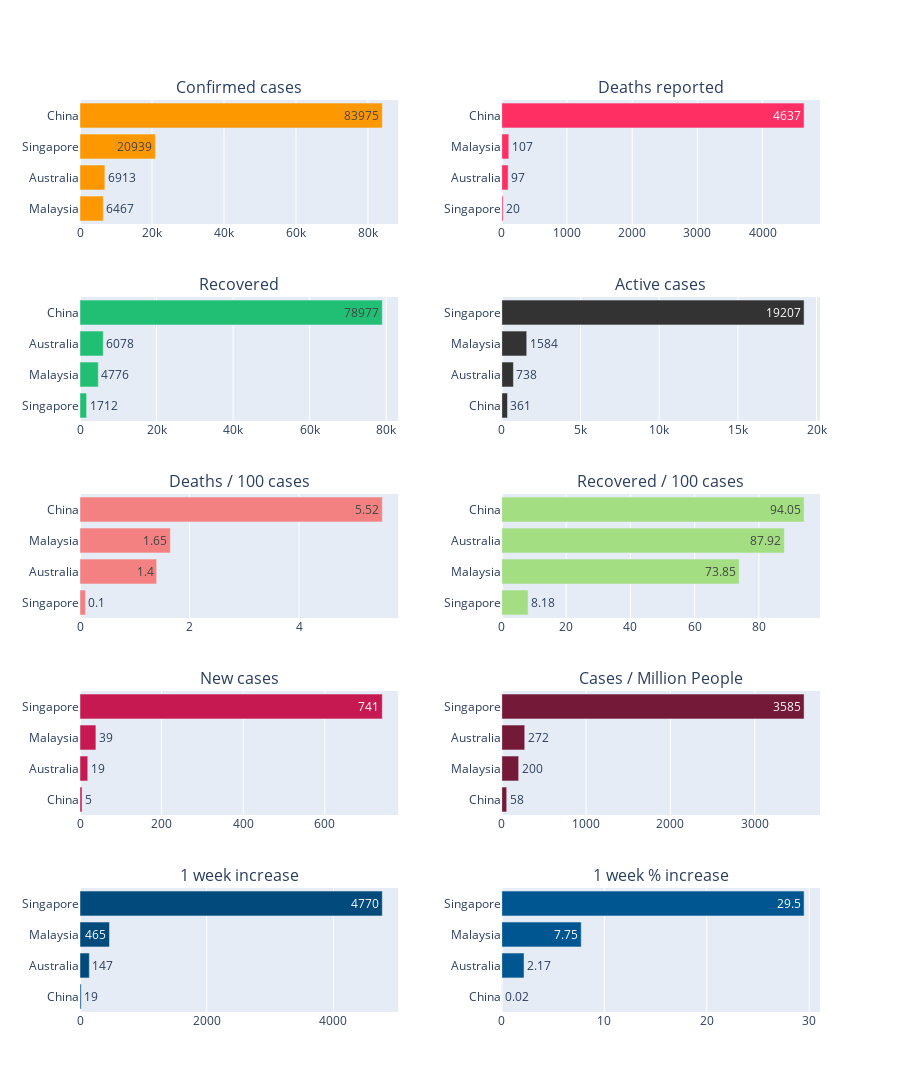

The cell this chart's notebook holds for it:
### Markdown cell above
# Top Countries

### Code cell
# confirmed - deaths
fig_c = px.bar(country_wise.sort_values('Confirmed').tail(15), x="Confirmed", y="Country/Region", 
               text='Confirmed', orientation='h', color_discrete_sequence = [act])
fig_d = px.bar(country_wise.sort_values('Deaths').tail(15), x="Deaths", y="Country/Region", 
               text='Deaths', orientation='h', color_discrete_sequence = [dth])

# recovered - active
fig_r = px.bar(country_wise.sort_values('Recovered').tail(15), x="Recovered", y="Country/Region", 
               text='Recovered', orientation='h', color_discrete_sequence = [rec])
fig_a = px.bar(country_wise.sort_values('Active').tail(15), x="Active", y="Country/Region", 
               text='Active', orientation='h', color_discrete_sequence = ['#333333'])

# death - recoverd / 100 cases
fig_dc = px.bar(country_wise.sort_values('Deaths / 100 Cases').tail(15), x="Deaths / 100 Cases", y="Country/Region", 
               text='Deaths / 100 Cases', orientation='h', color_discrete_sequence = ['#f38181'])
fig_rc = px.bar(country_wise.sort_values('Recovered / 100 Cases').tail(15), x="Recovered / 100 Cases", y="Country/Region", 
               text='Recovered / 100 Cases', orientation='h', color_discrete_sequence = ['#a3de83'])

# new cases - cases per million people
fig_nc = px.bar(country_wise.sort_values('New cases').tail(15), x="New cases", y="Country/Region", 
               text='New cases', orientation='h', color_discrete_sequence = ['#c61951'])
temp = country_wise[country_wise['Population']>1000000]
fig_p = px.bar(temp.sort_values('Cases / Million People').tail(15), x="Cases / Million People", y="Country/Region", 
               text='Cases / Million People', orientation='h', color_discrete_sequence = ['#741938'])

# week change, percent increase
fig_wc = px.bar(country_wise.sort_values('1 week change').tail(15), x="1 week change", y="Country/Region", 
               text='1 week change', orientation='h', color_discrete_sequence = ['#004a7c'])
temp = country_wise[country_wise['Confirmed']>100]
fig_pi = px.bar(temp.sort_values('1 week % increase').tail(15), x="1 week % increase", y="Country/Region", 
               text='1 week % increase', orientation='h', color_discrete_sequence = ['#005691'], 
                hover_data=['Confirmed last week', 'Confirmed'])


# plot
fig = make_subplots(rows=5, cols=2, shared_xaxes=False, horizontal_spacing=0.14, vertical_spacing=0.08,
                    subplot_titles=('Confirmed cases', 'Deaths reported', 'Recovered', 'Active cases', 
                                    'Deaths / 100 cases', 'Recovered / 100 cases', 'New cases', 
                                    'Cases / Million People', '1 week increase', '1 week % increase'))

fig.add_trace(fig_c['data'][0], row=1, col=1)
fig.add_trace(fig_d['data'][0], row=1, col=2)
fig.add_trace(fig_r['data'][0], row=2, col=1)
fig.add_trace(fig_a['data'][0], row=2, col=2)

fig.add_trace(fig_dc['data'][0], row=3, col=1)
fig.add_trace(fig_rc['data'][0], row=3, col=2)
fig.add_trace(fig_nc['data'][0], row=4, col=1)
fig.add_trace(fig_p['data'][0], row=4, col=2)

fig.add_trace(fig_wc['data'][0], row=5, col=1)
fig.add_trace(fig_pi['data'][0], row=5, col=2)


fig.update_layout(height=3000)

### Figure 1 — Plotly figure (JSON) as saved in the notebook; plotly's stock layout.template omitted (floating-point values rounded to 4 significant figures)
{"data": [{"alignmentgroup": "True", "hovertemplate": "Confirmed=%{text}<br>Country/Region=%{y}<extra></extra>", "legendgroup": "", "marker": {"color": "#fe9801"}, "name": "", "offsetgroup": "", "orientation": "h", "showlegend": false, "text": [6467, 6913, 20939, 83975], "textposition": "auto", "type": "bar", "x": [6467, 6913, 20939, 83975], "xaxis": "x", "y": ["Malaysia", "Australia", "Singapore", "China"], "yaxis": "y"}, {"alignmentgroup": "True", "hovertemplate": "Deaths=%{text}<br>Country/Region=%{y}<extra></extra>", "legendgroup": "", "marker": {"color": "#ff2e63"}, "name": "", "offsetgroup": "", "orientation": "h", "showlegend": false, "text": [20, 97, 107, 4637], "textposition": "auto", "type": "bar", "x": [20, 97, 107, 4637], "xaxis": "x2", "y": ["Singapore", "Australia", "Malaysia", "China"], "yaxis": "y2"}, {"alignmentgroup": "True", "hovertemplate": "Recovered=%{text}<br>Country/Region=%{y}<extra></extra>", "legendgroup": "", "marker": {"color": "#21bf73"}, "name": "", "offsetgroup": "", "orientation": "h", "showlegend": false, "text": [1712, 4776, 6078, 78977], "textposition": "auto", "type": "bar", "x": [1712, 4776, 6078, 78977], "xaxis": "x3", "y": ["Singapore", "Malaysia", "Australia", "China"], "yaxis": "y3"}, {"alignmentgroup": "True", "hovertemplate": "Active=%{text}<br>Country/Region=%{y}<extra></extra>", "legendgroup": "", "marker": {"color": "#333333"}, "name": "", "offsetgroup": "", "orientation": "h", "showlegend": false, "text": [361, 738, 1584, 19207], "textposition": "auto", "type": "bar", "x": [361, 738, 1584, 19207], "xaxis": "x4", "y": ["China", "Australia", "Malaysia", "Singapore"], "yaxis": "y4"}, {"alignmentgroup": "True", "hovertemplate": "Deaths / 100 Cases=%{text}<br>Country/Region=%{y}<extra></extra>", "legendgroup": "", "marker": {"color": "#f38181"}, "name": "", "offsetgroup": "", "orientation": "h", "showlegend": false, "text": [0.1, 1.4, 1.65, 5.52], "textposition": "auto", "type": "bar", "x": [0.1, 1.4, 1.65, 5.52], "xaxis": "x5", "y": ["Singapore", "Australia", "Malaysia", "China"], "yaxis": "y5"}, {"alignmentgroup": "True", "hovertemplate": "Recovered / 100 Cases=%{text}<br>Country/Region=%{y}<extra></extra>", "legendgroup": "", "marker": {"color": "#a3de83"}, "name": "", "offsetgroup": "", "orientation": "h", "showlegend": false, "text": [8.18, 73.85, 87.92, 94.05], "textposition": "auto", "type": "bar", "x": [8.18, 73.85, 87.92, 94.05], "xaxis": "x6", "y": ["Singapore", "Malaysia", "Australia", "China"], "yaxis": "y6"}, {"alignmentgroup": "True", "hovertemplate": "New cases=%{text}<br>Country/Region=%{y}<extra></extra>", "legendgroup": "", "marker": {"color": "#c61951"}, "name": "", "offsetgroup": "", "orientation": "h", "showlegend": false, "text": [5, 19, 39, 741], "textposition": "auto", "type": "bar", "x": [5, 19, 39, 741], "xaxis": "x7", "y": ["China", "Australia", "Malaysia", "Singapore"], "yaxis": "y7"}, {"alignmentgroup": "True", "hovertemplate": "Cases / Million People=%{text}<br>Country/Region=%{y}<extra></extra>", "legendgroup": "", "marker": {"color": "#741938"}, "name": "", "offsetgroup": "", "orientation": "h", "showlegend": false, "text": [58, 200, 272, 3585], "textposition": "auto", "type": "bar", "x": [58, 200, 272, 3585], "xaxis": "x8", "y": ["China", "Malaysia", "Australia", "Singapore"], "yaxis": "y8"}, {"alignmentgroup": "True", "hovertemplate": "1 week change=%{text}<br>Country/Region=%{y}<extra></extra>", "legendgroup": "", "marker": {"color": "#004a7c"}, "name": "", "offsetgroup": "", "orientation": "h", "showlegend": false, "text": [19, 147, 465, 4770], "textposition": "auto", "type": "bar", "x": [19, 147, 465, 4770], "xaxis": "x9", "y": ["China", "Australia", "Malaysia", "Singapore"], "yaxis": "y9"}, {"alignmentgroup": "True", "customdata": [[83956, 83975], [6766, 6913], [6002, 6467], [16169, 20939]], "hovertemplate": "1 week % increase=%{text}<br>Country/Region=%{y}<br>Confirmed last week=%{customdata[0]}<br>Confirmed=%{customdata[1]}<extra></extra>", "legendgroup": "", "marker": {"color": "#005691"}, "name": "", "offsetgroup": "", "orientation": "h", "showlegend": false, "text": [0.02, 2.17, 7.75, 29.5], "textposition": "auto", "type": "bar", "x": [0.02, 2.17, 7.75, 29.5], "xaxis": "x10", "y": ["China", "Australia", "Malaysia", "Singapore"], "yaxis": "y10"}], "layout": {"annotations": [{"font": {"size": 16}, "showarrow": false, "text": "Confirmed cases", "x": 0.215, "xanchor": "center", "xref": "paper", "y": 1.0, "yanchor": "bottom", "yref": "paper"}, {"font": {"size": 16}, "showarrow": false, "text": "Deaths reported", "x": 0.785, "xanchor": "center", "xref": "paper", "y": 1.0, "yanchor": "bottom", "yref": "paper"}, {"font": {"size": 16}, "showarrow": false, "text": "Recovered", "x": 0.215, "xanchor": "center", "xref": "paper", "y": 0.784, "yanchor": "bottom", "yref": "paper"}, {"font": {"size": 16}, "showarrow": false, "text": "Active cases", "x": 0.785, "xanchor": "center", "xref": "paper", "y": 0.784, "yanchor": "bottom", "yref": "paper"}, {"font": {"size": 16}, "showarrow": false, "text": "Deaths / 100 cases", "x": 0.215, "xanchor": "center", "xref": "paper", "y": 0.568, "yanchor": "bottom", "yref": "paper"}, {"font": {"size": 16}, "showarrow": false, "text": "Recovered / 100 cases", "x": 0.785, "xanchor": "center", "xref": "paper", "y": 0.568, "yanchor": "bottom", "yref": "paper"}, {"font": {"size": 16}, "showarrow": false, "text": "New cases", "x": 0.215, "xanchor": "center", "xref": "paper", "y": 0.352, "yanchor": "bottom", "yref": "paper"}, {"font": {"size": 16}, "showarrow": false, "text": "Cases / Million People", "x": 0.785, "xanchor": "center", "xref": "paper", "y": 0.352, "yanchor": "bottom", "yref": "paper"}, {"font": {"size": 16}, "showarrow": false, "text": "1 week increase", "x": 0.215, "xanchor": "center", "xref": "paper", "y": 0.136, "yanchor": "bottom", "yref": "paper"}, {"font": {"size": 16}, "showarrow": false, "text": "1 week % increase", "x": 0.785, "xanchor": "center", "xref": "paper", "y": 0.136, "yanchor": "bottom", "yref": "paper"}], "height": 3000, "xaxis": {"anchor": "y", "domain": [0, 0.43]}, "xaxis10": {"anchor": "y10", "domain": [0.57, 1]}, "xaxis2": {"anchor": "y2", "domain": [0.57, 1]}, "xaxis3": {"anchor": "y3", "domain": [0, 0.43]}, "xaxis4": {"anchor": "y4", "domain": [0.57, 1]}, "xaxis5": {"anchor": "y5", "domain": [0, 0.43]}, "xaxis6": {"anchor": "y6", "domain": [0.57, 1]}, "xaxis7": {"anchor": "y7", "domain": [0, 0.43]}, "xaxis8": {"anchor": "y8", "domain": [0.57, 1]}, "xaxis9": {"anchor": "y9", "domain": [0, 0.43]}, "yaxis": {"anchor": "x", "domain": [0.864, 1.0]}, "yaxis10": {"anchor": "x10", "domain": [0, 0.136]}, "yaxis2": {"anchor": "x2", "domain": [0.864, 1.0]}, "yaxis3": {"anchor": "x3", "domain": [0.648, 0.784]}, "yaxis4": {"anchor": "x4", "domain": [0.648, 0.784]}, "yaxis5": {"anchor": "x5", "domain": [0.432, 0.568]}, "yaxis6": {"anchor": "x6", "domain": [0.432, 0.568]}, "yaxis7": {"anchor": "x7", "domain": [0.216, 0.352]}, "yaxis8": {"anchor": "x8", "domain": [0.216, 0.352]}, "yaxis9": {"anchor": "x9", "domain": [0, 0.136]}}}
